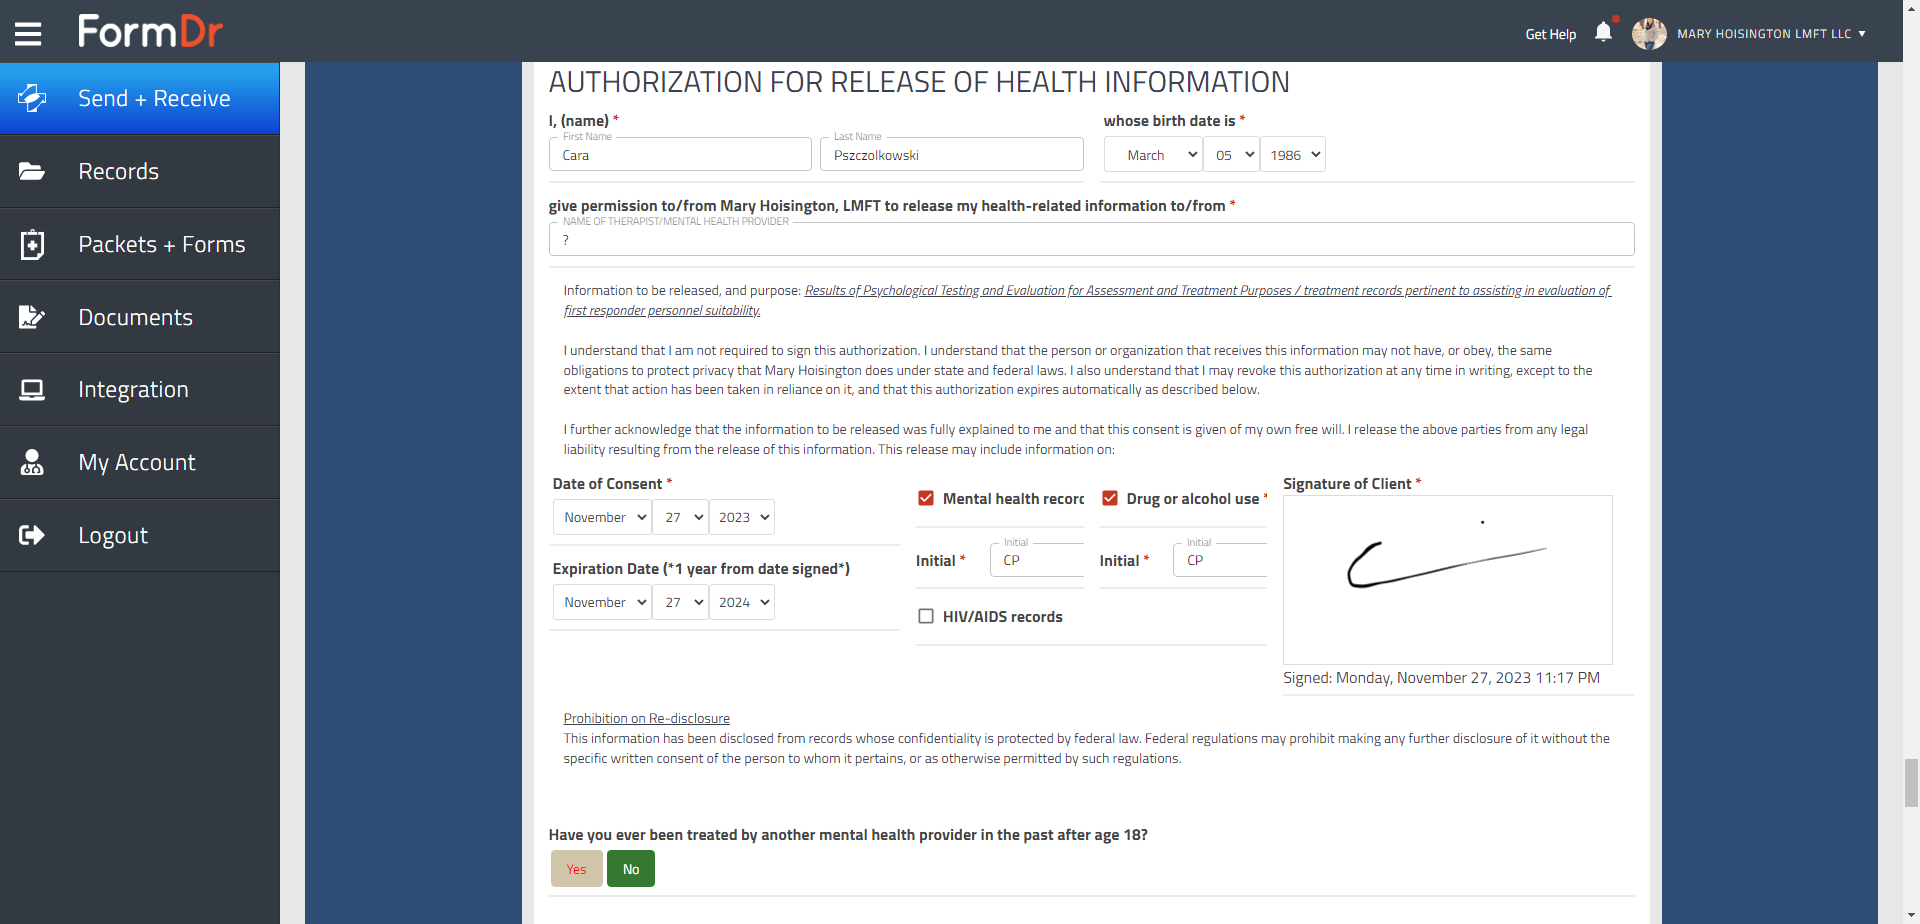

The script that saved this image:
from selenium import webdriver
from selenium.webdriver.chrome.service import Service
from selenium.webdriver.common.keys import Keys
import requests
from time import sleep
import loginFormDR_up
from selenium.webdriver.common.by import By
from PIL import Image
from io import BytesIO
from selenium.webdriver.chrome.options import Options

screenshot_path = "D:\screenshot\screenshot.png"
screenshot_path1 = "D:\screenshot\s.png"
screenshot_path2 = "D:\screenshot\s1.png"

def login():
    # Set Chrome options to start the browser in full screen mode
    chrome_options = Options()
    chrome_options.add_argument("--start-maximized")

    # Set the path to your ChromeDriver executable
    s = Service('D:\programs\chromedriver_win32\chromedriver.exe')

    # Create a new instance of the Chrome driver
    driver = webdriver.Chrome(options=chrome_options, service=s)

    # Navigate to the login page
    driver.get("https://app.formdr.com/login")
    sleep(6)
    # Find the username and password input fields and enter your credentials
    username_input = driver.find_element("name", "email")
    password_input = driver.find_element("name", "password")

    username_input.send_keys(my_email)
    password_input.send_keys(my_password)

    # Submit the login form
    password_input.send_keys(Keys.RETURN)

    # Wait for the page to load after login (adjust the sleep time or use WebDriverWait)
    sleep(7)

    return driver

def screenshot_signature(driver, candidate_name):

# Search for a custom value in the table
# You need to implement your logic to locate and interact with the table based on the custom value

# Click on the item in the table
# You need to implement your logic to click the item based on your search

# Wait for the tabs to appear after clicking the item (adjust the sleep time or use WebDriverWait)

    driver.get("https://app.formdr.com/submissions")
    sleep(5)
    elements = driver.find_elements(By.CSS_SELECTOR, ".MuiInputBase-input.MuiInput-input.MuiInputBase-inputAdornedEnd")
    if len(elements) == 2:
        search_input = elements[1]
    else:
        search_input = None
    search_input.send_keys(candidate_name)

    elements = driver.find_elements(By.CSS_SELECTOR, ".MuiInputAdornment-root.MuiInputAdornment-positionEnd")
    if len(elements) == 2:
        start_search_icon = elements[1]
        start_search_icon.click()
    else:
        print("There is no search icon")
        return None
    sleep(5)

    elements = driver.find_elements(By.CSS_SELECTOR, ".name-container.formdr-flex-grow")
    if len(elements) > 0:
        candidate_item = elements[0]
    else:
        print("there is no candidate with such name")
        return None
    
    candidate_item.click()
    sleep(4)

    tabs = driver.find_elements(By.CSS_SELECTOR, ".MuiButtonBase-root.MuiTab-root.MuiTab-textColorInherit.sc-iUuytg.esdhrP")
    if len(tabs) < 6:
        print("There are no 6 tabs")
        return None
    background_tab = tabs[5]

    background_tab.click()
    sleep(1)
    elements = driver.find_elements(By.CSS_SELECTOR, ".fd-field-item.field-type-group")

    ROI_form = None
    element_title = None
    # element_title = driver.find_element(By.XPATH("//h2[contains(text(), 'AUTHORIZATION FOR RELEASE OF HEALTH INFORMATION')]"))
    for container in elements:
        sleep(1)
        try:
            container_title_element = container.find_element(By.TAG_NAME, "h2")
            container_title = container_title_element.text
            if container_title == "AUTHORIZATION FOR RELEASE OF HEALTH INFORMATION":
                ROI_form = container
                element_title = container_title_element
                break
            else:
                continue
        except:
            continue
    if ROI_form == None:
        child_elements = driver.find_elements(By.CSS_SELECTOR, 'h2.fd-field-item-title[style="font-size: 30px; text-align: left;"]')
        for element in child_elements:
            if element.text == "AUTHORIZATION FOR RELEASE OF HEALTH INFORMATION":
                element_title = element
    if element_title:
        location = element_title.location
        size = element_title.size
        
        # Crop the screenshot to include only the desired element

        top = location['y']

        driver.execute_script("window.scrollTo(0, arguments[0]);", top-65)  # Replace 345 with the Y-coordinate of the element
        sleep(2)
        screenshot = driver.get_screenshot_as_png()
        screenshot = Image.open(BytesIO(screenshot))
        screenshot.save(screenshot_path)
        # Open the saved screenshot using PIL
        element_screenshot_opened = Image.open(screenshot_path)
        element_screenshot_opened.show()  # Display the image
        # signature_screenshot = screenshot.crop((left, top, right, bottom))
        
        # signature_screenshot.save(screenshot_path)

        # # Convert the cropped screenshot to BytesIO
        # element_screenshot_bytes = BytesIO()
        # signature_screenshot.save(element_screenshot_bytes, format='PNG')
        # element_screenshot_bytes.seek(0)  # Reset the BytesIO cursor to the beginning
        driver.quit()
        # return element_screenshot_bytes.read()
    else:
        
        driver.quit()
        # return None

# Close the browser

if __name__ == "__main__":
    driver = login()

    screenshot_signature(driver, "Cara Pszczolkowski")
